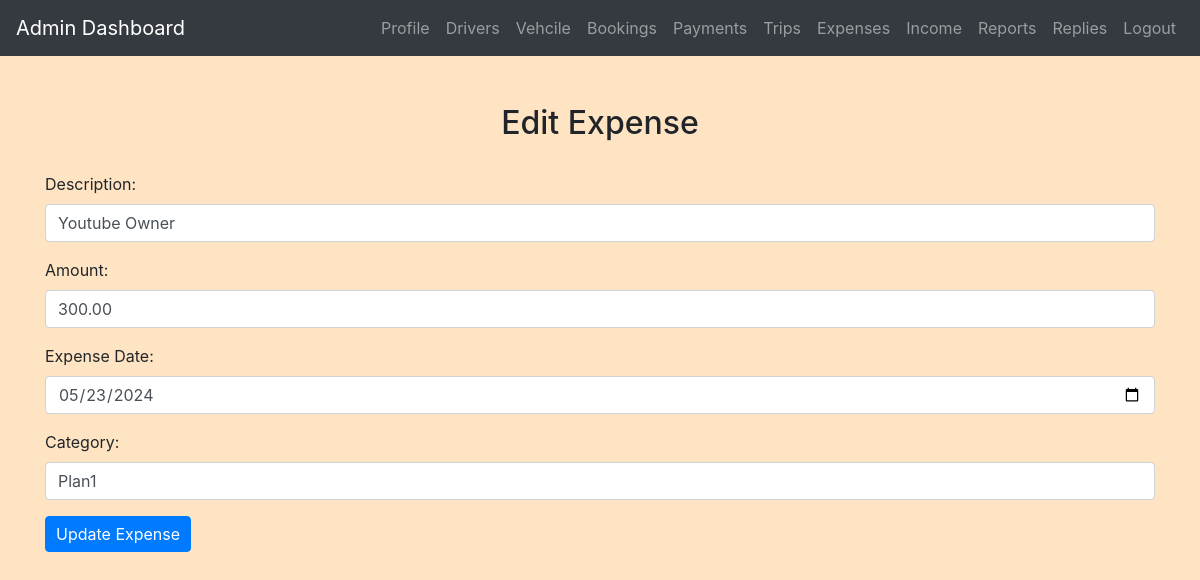
The app's page /admin/edit_expense.php?id=1 (signed in) with its own data.
### tables this page shows
CREATE TABLE `expenses` (
  `expense_id` int(11) NOT NULL,
  `description` varchar(255) DEFAULT NULL,
  `amount` decimal(10,2) DEFAULT NULL,
  `expense_date` date DEFAULT NULL,
  `category` varchar(255) DEFAULT NULL
);

### admin/edit_expense.php (the view, shortened to what this page needs)
<?php
include('config.php');
if (isset($_GET['id'])) {
    $expense_id = $_GET['id'];
    $sql = "SELECT * FROM Expenses WHERE expense_id='$expense_id'";
    $result = $conn->query($sql);
    if ($result->num_rows > 0) {
        $row = $result->fetch_assoc();
        $description = $row['description'];
        $amount = $row['amount'];
        $expense_date = $row['expense_date'];
        $category = $row['category'];
    } else {
        header("Location: view_expenses.php");
        exit;
    }
} else {
    header("Location: view_expenses.php");
    exit;
}
?>
<!DOCTYPE html>
<html>
<head>
    <link rel="stylesheet" href="https://maxcdn.bootstrapcdn.com/bootstrap/4.5.2/css/bootstrap.min.css">
    <link rel="stylesheet" href="../css/style.css">
</head>
<body>
<?php include('admin_navbar.php'); ?>
<div class="container mt-5">
    <h2>Edit Expense</h2>
    <form method="post" action="<?php echo htmlspecialchars($_SERVER['PHP_SELF'] . "?id=$expense_id"); ?>" class="mb-4">
        <div class="form-group">
            <label for="description">Description:</label>
            <input type="text" class="form-control" id="description" name="description" value="<?php echo $description; ?>" required>
        </div>
        <div class="form-group">
            <label for="amount">Amount:</label>
            <input type="number" step="0.01" class="form-control" id="amount" name="amount" value="<?php echo $amount; ?>" required>
        </div>
        <div class="form-group">
            <label for="expense_date">Expense Date:</label>
            <input type="date" class="form-control" id="expense_date" name="expense_date" value="<?php echo $expense_date; ?>" required>
        </div>
        <div class="form-group">
            <label for="category">Category:</label>
            <input type="text" class="form-control" id="category" name="category" value="<?php echo $category; ?>" required>
        </div>
        <button type="submit" class="btn btn-primary">Update Expense</button>
    </form>
</div>
</body>
</html>

### css/style.css (style rules this page uses)
body { background-color: bisque; }
h1, h2, h3, h4 { text-align: center; margin-top: 30px; margin-bottom: 30px; }
.btn-primary { padding: 5px 10px; }

### records on screen
expenses: description "Youtube Owner", amount "300.00", expense_date "05/23/2024", category "Plan1"
